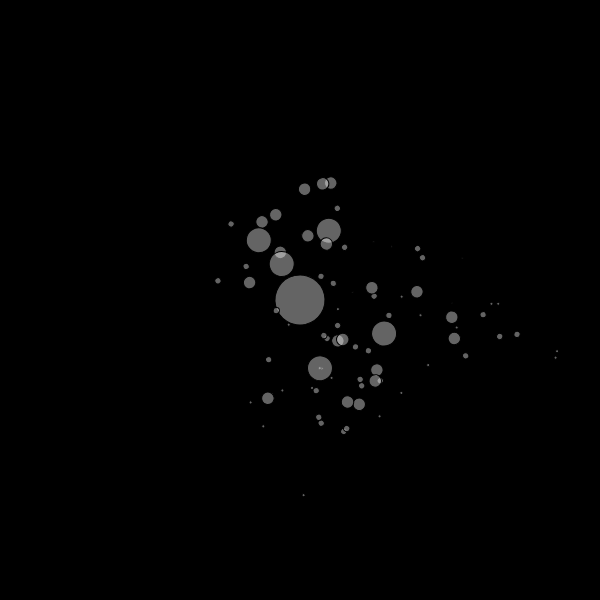
Frame 1 (no input)
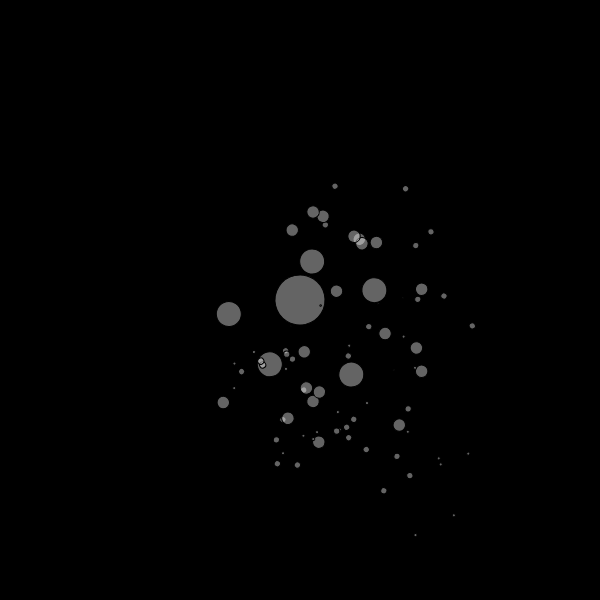
Frame 60 (no input)
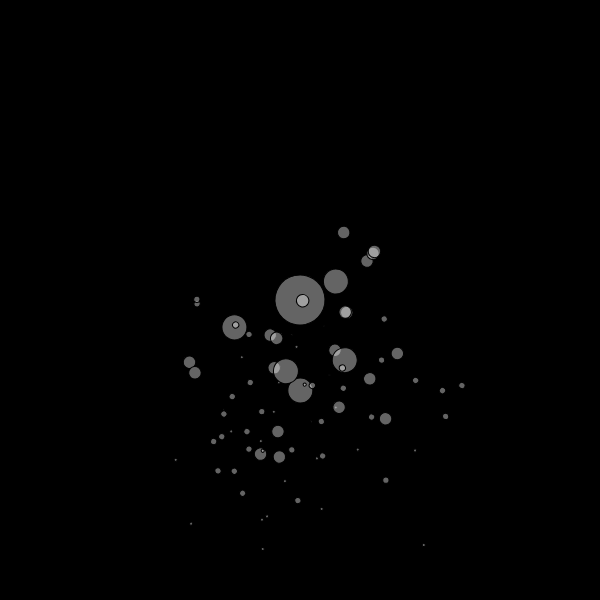
Frame 120 (the mouse pressed at the canvas centre since frame 60)

The p5.js sketch that drew these frames (run headless with seeded random() and noise() and a simulated clock; from frame 60 on, the mouse is pressed at the canvas centre):

// p5.js sketch
// ── sketch.js
var sun;
function setup(){
	createCanvas(600,600);
	sun = new Planet(50,0,0);
	sun.spwanMoon(5,1);
}
function draw(){
	background(0);
	translate(width/2,height/2);
	sun.show();
	sun.orbit();
}

// ── Planet.js
function Planet(r,d,o){
	this.radius = r;
	this.angle = random(TWO_PI);
	this.disdance = d;
	this.planets = [];
	this.orbitSpeed = o;
	this.spwanMoon = function(num,level){
		for(var i = 0;i< num;i ++){
			this.planets[i] = new Planet(this.radius*0.5,random(75,150/level),random(-0.02,0.02));
			if(level < 5){
				this.planets[i].spwanMoon(5,++level);
			}
		}
	}

	this.orbit = function(){
		this.angle += this.orbitSpeed;
		for(var i = 0;i< this.planets.length;i ++){
			this.planets[i].orbit();
		}
	}

	this.show = function(){
		push();
		rotate(this.angle);
		translate(this.disdance,0);
		fill(255,100);
		ellipse(0,0,this.radius,this.radius);
		for(var i = 0;i< this.planets.length;i ++){
			this.planets[i].show();
		}
		pop();
	}
}
